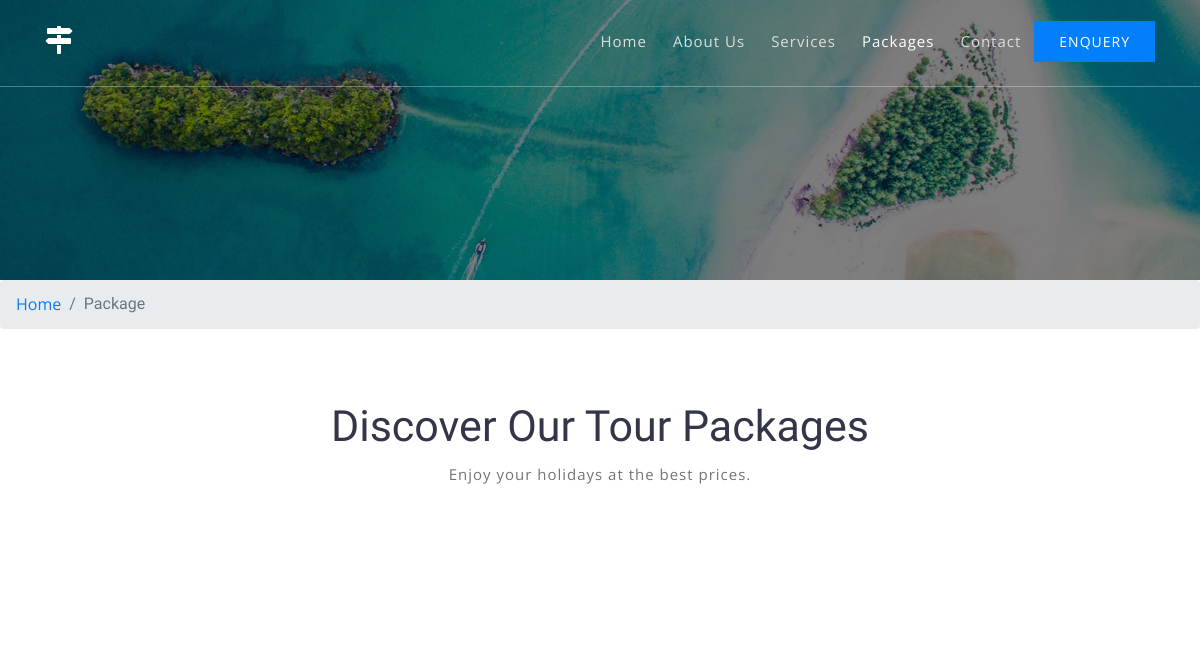
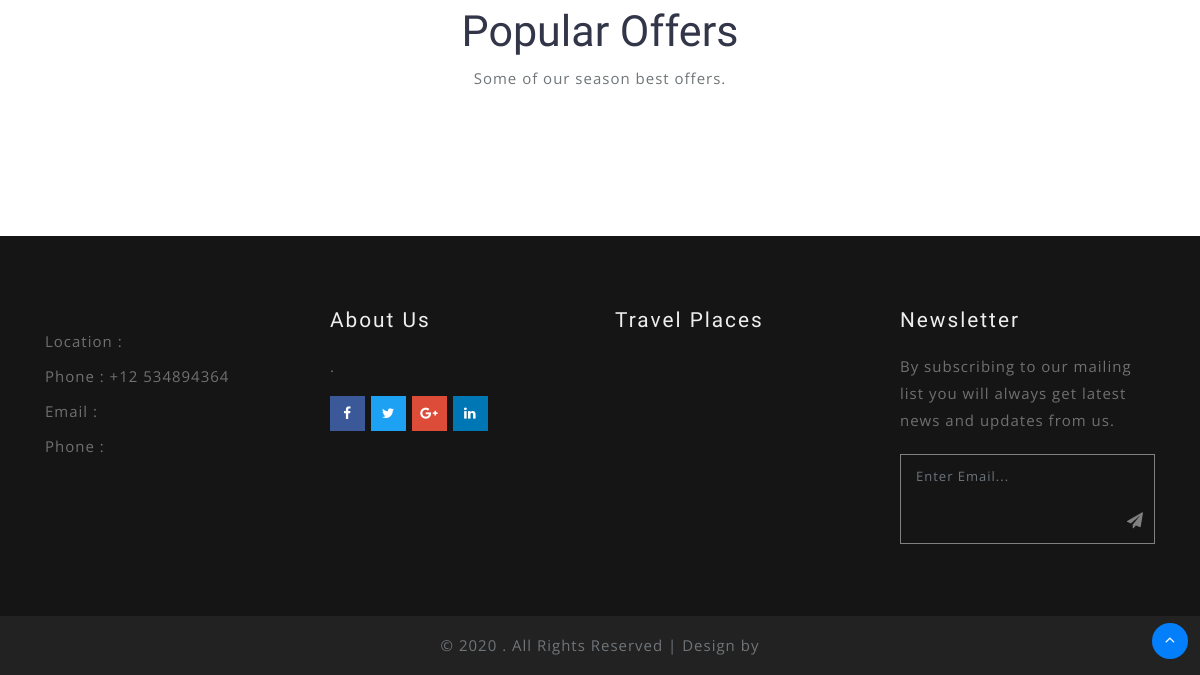
Page /package/ on the earlier database version (2 pictures, top to bottom).
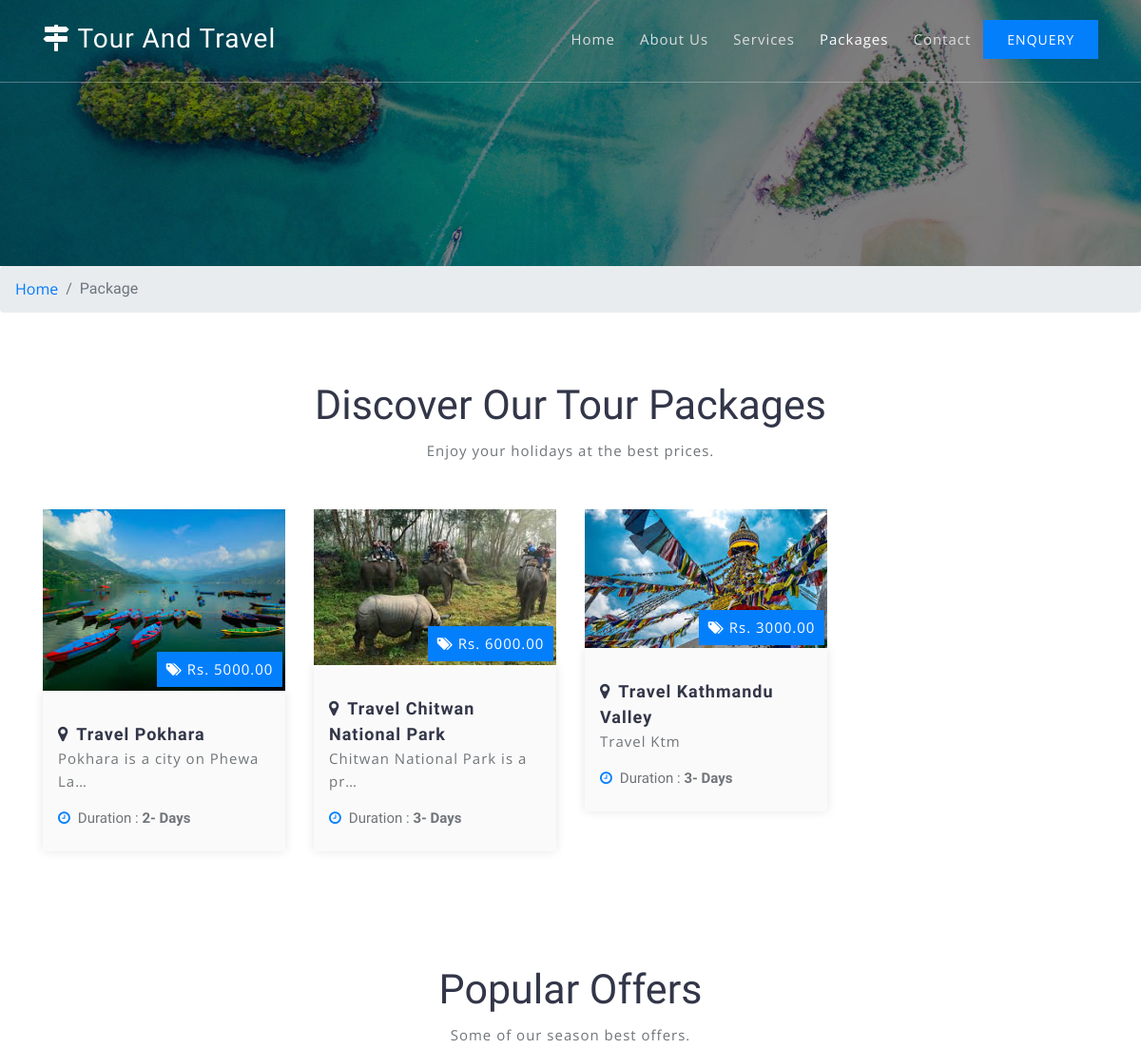
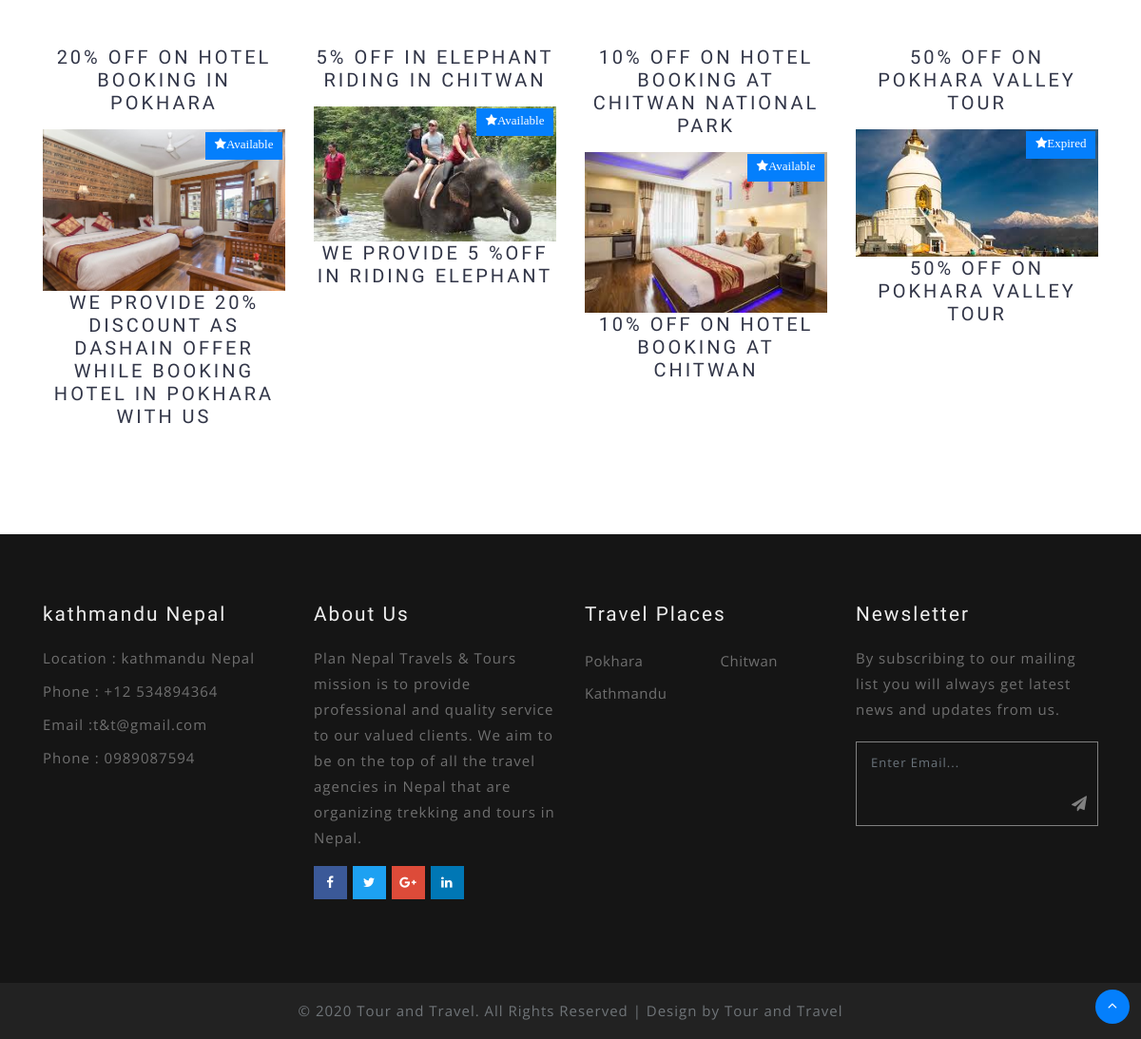
Same page on the later database version (2 pictures, top to bottom).
### tourandtravelapp/models.py (models this page shows, shortened)
class TimeStamp(models.Model):
    created_at = models.DateTimeField(auto_now_add=True)
    updated_at = models.DateTimeField(auto_now=True, null=True, blank=True)
    active = models.BooleanField(default=True)
    class Meta:
        abstract = True

class Organization(TimeStamp):
    name = models.CharField(max_length=200)
    logo = models.ImageField(upload_to="logo")
    email = models.EmailField()
    phone = models.CharField(max_length=200)
    mobile = models.CharField(max_length=200, null=True, blank=True)
    address = models.CharField(max_length=200)
    slogan = models.CharField(max_length=200, null=True, blank=True)
    about = models.TextField()
    mission_and_vision = models.TextField()
    profile_image = models.ImageField(upload_to="profile")
    website = models.CharField(max_length=200)
    map_location = models.CharField(max_length=200)
    favicon = models.ImageField(upload_to="favicon", null=True, blank=True)
    facebook = models.CharField(max_length=200, null=True, blank=True)
    youtube = models.CharField(max_length=200, null=True, blank=True)
    instagram = models.CharField(max_length=200, null=True, blank=True)
    customer_served = models.ImageField(
        upload_to="customer_served", null=True, blank=True)
    awards = models.ImageField(upload_to="awards", null=True, blank=True)
    estb_date = models.DateField()

class ServicePackage(TimeStamp):
    service = models.ForeignKey(Service, on_delete=models.CASCADE)
    title = models.CharField(max_length=200)
    rate = models.DecimalField(max_digits=19, decimal_places=2)
    duration = models.PositiveIntegerField()
    details = models.TextField()
    image = models.ImageField(upload_to="image")

class Offer(TimeStamp):
    title = models.CharField(max_length=200)
    offer_starts = models.DateField()
    offer_ends = models.DateField()
    packages = models.ManyToManyField(ServicePackage)
    details = models.TextField()
    cost = models.DecimalField(max_digits=19, decimal_places=2)
    image = models.ImageField(upload_to="offerimage")

class Service(TimeStamp):
    title = models.CharField(max_length=200)
    slug = models.SlugField(unique=True)
    images = models.ImageField(upload_to="images")
    icon = models.CharField(max_length=50)
    content = models.TextField()

### tourandtravelapp/views.py (the view)
# urls.py: path('package/', PackageView.as_view(), name='package'),
class PackageView(BaseMixin,TemplateView):
    template_name = "clienttemplate/package.html"
    def get_context_data(self, **kwargs):
        context = super().get_context_data(**kwargs)
        context['allpackages'] = ServicePackage.objects.all()
        context['today'] = today
        context['alloffers'] = Offer.objects.all()
        return context

### tourandtravelapp/views.py (called while the page is built)
    def get_context_data(self, **kwargs):
        context = super().get_context_data(**kwargs)
        context["subsform"] = SubscriberForm
        context["organization"] = Organization.objects.first()
        context['allpackages'] = ServicePackage.objects.all()
        context['alldestination'] = Service.objects.all()
        return context

### templates/clienttemplate/package.html (shortened to what this page needs)
{% extends "clienttemplate/base.html" %}
{% load static %}
{% block package %} active{% endblock %}
{% block content %}
<section class="banner_inner" id="home">
	<div class="banner_inner_overlay">
	</div>
</section>
<div class="breadcrumb-w3pvt">
		<ol class="breadcrumb mb-0 text-center">
			<li class="breadcrumb-item">
				<a href="{% url 'tourandtravelapp:home' %}">Home</a>
			</li>
			<li class="breadcrumb-item active" aria-current="page">Package</li>
		</ol>
	</div>
<section class="packages pt-5">
	<div class="container py-lg-4 py-sm-3">
		<h2 class="heading text-capitalize text-center"> Discover our tour packages</h2>
		<p class="text mt-2 mb-5 text-center">Enjoy your holidays at the best prices.</p>
		<div class="row">
				{% for package in allpackages %}
			<div class="col-lg-3 col-sm-6">
				<div class="image-tour position-relative">
					<img src="{{package.image.url}}" alt="" class="img-fluid" />
					<p><span class="fa fa-tags"></span> <span>Rs. {{package.rate}}</span></p>
				</div>
				<div class="package-info">
					<h5 class="mt-2"><span class="fa fa-map-marker mr-2"></span>{{package.title}}</h5>
					<p class="">{{package.details|striptags|truncatechars:"30"}}</p>
					<ul class="listing mt-3">
						<li><span class="fa fa-clock-o mr-2"></span>Duration : <span>{{package.duration}}- Days</span></li>
					</ul>
				</div>
			</div>
				{% endfor %}
		</div>
	</div>
</section>
<section class="destinations py-5" id="destinations">
	<div class="container py-xl-5 py-lg-3">
		<h3 class="heading text-capitalize text-center"> Popular Offers</h3>
		<p class="text mt-2 mb-5 text-center">Some of our season best offers.</p>
		<div class="row inner-sec-w3layouts-w3pvt-lauinfo">
		{% for offer in alloffers %}
			<div class="col-md-3 col-sm-6 col-6 destinations-grids text-center">
				<h4 class="destination mb-3">{{offer.title}}</h4>
				<div class="image-position position-relative">
					<img src="{{offer.image.url}}" class="img-fluid" alt="">
					<h4 class="destination mb-3">{{offer.details}}</h4>
					<div class="rating">
						<ul>
							{% if offer.offer_ends < today %}
							<li><span class="fa fa-star">Expired</span></li>
				           {% else %}
							<li><span class="fa fa-star">Available</span></li>
						{% endif %}
						</ul>
					</div>
				</div>
                     </div>
					{% endfor %}
					</div>
			</div>
</section>
{% endblock %}

### templates/clienttemplate/base.html (shortened to what this page needs)
{% load static %}
<!DOCTYPE html>
<html lang="en">
<head>
    <link href="{% static 'clientstatic/css/bootstrap.css' %}" rel='stylesheet' type='text/css' />
    <link href="{% static 'clientstatic/css/style.css' %}" rel='stylesheet' type='text/css' />
    <link href="{% static 'clientstatic/css/font-awesome.min.css' %}" rel="stylesheet">
	<link href="{% static 'clientstatic/css/css_slider.css' %}" type="text/css" rel="stylesheet" media="all">
<body>
<header>
	<div class="container">
		<nav class="py-md-4 py-3 d-lg-flex">
			<div id="logo">
				<h1 class="mt-md-0 mt-2"> <a href="index.html"><span class="fa fa-map-signs"></span> {{organization.name}} </a></h1>
			</div>
			<ul class="menu ml-auto mt-1">
        <li class="{% block home %} {% endblock %}"><a href="{% url 'tourandtravelapp:home' %}">Home</a></li>
        <li class="{% block about %} {% endblock %}"><a href="{% url 'tourandtravelapp:about' %}">About Us</a></li>
        <li class="{% block service %} {% endblock %}"><a href="{% url 'tourandtravelapp:service' %}">Services</a></li>
        <li class="{% block package %} {% endblock %}"><a href="{% url 'tourandtravelapp:package' %}">Packages</a></li>
        <li class="{% block contact %} {% endblock %}"><a href="{% url 'tourandtravelapp:contact' %}">Contact</a></li>
			<li class="booking"><a href="{% url 'tourandtravelapp:enquery' %}">Enquery</a></li>
			</ul>
		</nav>
	</div>
</header>
{% block content %}
{% endblock %}
<footer>
<section class="footer footer_w3layouts_section_1its py-5">
	<div class="container py-lg-4 py-3">
		<div class="row footer-top">
			<div class="col-lg-3 col-sm-6 footer-grid_section_1its_w3">
				<div class="footer-title">
					<h3>{{organization.address}}</h3>
				</div>
				<div class="footer-text">
					<p>Location : {{organization.address}}</p>
					<p>Phone : +12 534894364</p>
					<p>Email :{{organization.email}}</p>
					<p>Phone : {{organization.phone}}</p>
				</div>
			</div>
			<div class="col-lg-3 col-sm-6 footer-grid_section mt-sm-0 mt-4">
				<div class="footer-title">
					<h3>About Us</h3>
				</div>
				<div class="footer-text">
					<p>{{organization.mission_and_vision}}.</p>
				</div>
				<ul class="social_section_1info">
					<li class="mb-2 facebook"><a href="#"><span class="fa fa-facebook"></span></a></li>
					<li class="mb-2 twitter"><a href="#"><span class="fa fa-twitter"></span></a></li>
					<li class="google"><a href="#"><span class="fa fa-google-plus"></span></a></li>
					<li class="linkedin"><a href="#"><span class="fa fa-linkedin"></span></a></li>
				</ul>
			</div>
			<div class="col-lg-3 col-sm-6 mt-lg-0 mt-4 footer-grid_section_1its_w3">
				<div class="footer-title">
					<h3>Travel Places</h3>
				</div>
				<div class="row">
		{% for destination in alldestination %}
					<ul class="col-6 links">
						<li><a href="{% url 'tourandtravelapp:servicedetail' destination.slug %}" class="scroll">{{destination.title}}</a></li>
					</ul>
					{% endfor %}
				</div>
			</div>
			<div class="col-lg-3 col-sm-6 mt-lg-0 mt-4 footer-grid_section_1its_w3">
				<div class="footer-title">
					<h3>Newsletter</h3>
				</div>
				<div class="footer-text">
					<p>By subscribing to our mailing list you will always get latest news and updates from us.</p>
					 <form action="{% url 'tourandtravelapp:subscriber' %}" method="post">
            {{subsform.email}}
            <button class="btn1"><i class="fa fa-paper-plane" aria-hidden="true"></i></button>
           <div class="clearfix"> </div>
          </form>
				</div>
			</div>
		</div>
	</div>
</section>
</footer>
<div class="copyright py-3 text-center">
	<p>© 2020 {{organization.name}}. All Rights Reserved | Design by {{organization.name}}</p>
</div>
<div class="move-top text-right">
	<a href="#home" class="move-top">
		<span class="fa fa-angle-up  mb-3" aria-hidden="true"></span>
	</a>
</div>
</body>
</html>

Differences in the rows shown:
added Organization: name "Tour And Travel", address "kathmandu Nepal", email "t&t@gmail.com", phone "0989087594", mission_and_vision "Plan Nepal Travels & Tours mission is to provide professional and quality service to our valued clients. We aim to be on the top of all the travel agencies in Nepal that are organizing trekking and tours in Nepal", name "Tour and Travel"
added ServicePackage: image (picture), rate "5000.00", title "Travel Pokhara", details "Pokhara is a city on Phewa La…", duration "2"
added ServicePackage: image (picture), rate "6000.00", title "Travel Chitwan National Park", details "Chitwan National Park is a pr…", duration "3"
added ServicePackage: image (picture), rate "3000.00", title "Travel Kathmandu Valley", details "Travel Ktm", duration "3"
added Offer: title "20% OFF ON HOTEL BOOKING IN POKHARA", image (picture), details "WE PROVIDE 20% DISCOUNT AS DASHAIN OFFER WHILE BOOKING HOTEL IN POKHARA WITH US", offer_ends "Available"
added Offer: title "5% OFF IN ELEPHANT RIDING IN CHITWAN", image (picture), details "WE PROVIDE 5 %OFF IN RIDING ELEPHANT", offer_ends "Available"
added Offer: title "10% OFF ON HOTEL BOOKING AT CHITWAN NATIONAL PARK", image (picture), details "10% OFF ON HOTEL BOOKING AT CHITWAN", offer_ends "Available"
added Offer: title "50% OFF ON POKHARA VALLEY TOUR", image (picture), details "50% OFF ON POKHARA VALLEY TOUR", offer_ends "Expired"
added Service: title "Pokhara"
added Service: title "Chitwan"
added Service: title "Kathmandu"
